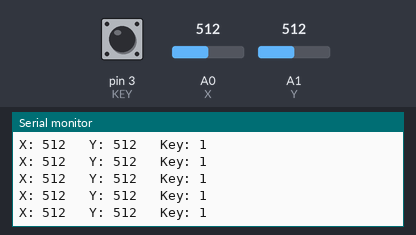
A sketch run on a simulated Arduino Uno, built with avr-gcc and run on an emulated ATmega328P. Parts: the last lines printed to the serial monitor. The inputs (shaded band) are chosen by the test bench; at power-on: A0 (X) = 512, pin 3 (KEY) HIGH, A1 (Y) = 512.

Above: at 1.2 s.
1.3 s: A0 (X) set to 991
At 2.0 s:
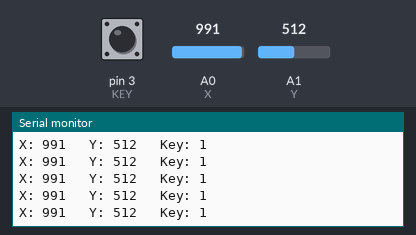
4.3 s: A0 (X) set to 1018
At 5.1 s:
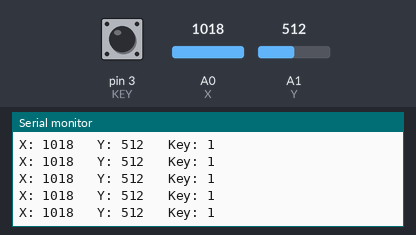
Timing chart, 0 to 5.6 s (numbered marks = the images above; inputs shaded):
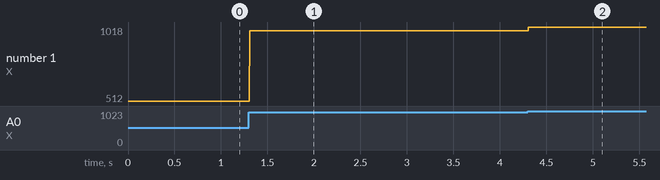

Measured:
- after the input at 1.3 s, the serial monitor: prints a new line at once (image 1)
- after the input at 4.3 s, the serial monitor: prints a new line at once (image 2)
- plotted number 1: 512 → 991 after the input at 1.3 s, 991 → 1018 after the input at 4.3 s

The sketch:

08_Joystick.ino
```cpp
const int analogPin = A0;
const int X = A0;
const int Y = A1;
const int KEY = 3;

void setup() {
  Serial.begin(115200);
  pinMode(KEY, INPUT_PULLUP);
}

void loop() {
  int xValue = analogRead(X);
  int yValue = analogRead(Y);
  int keyValue = digitalRead(KEY);

  Serial.print("X: "); Serial.print(xValue, DEC);
  Serial.print("   Y: "); Serial.print(yValue, DEC);
  Serial.print("   Key: "); Serial.println(keyValue, DEC);
}
```
